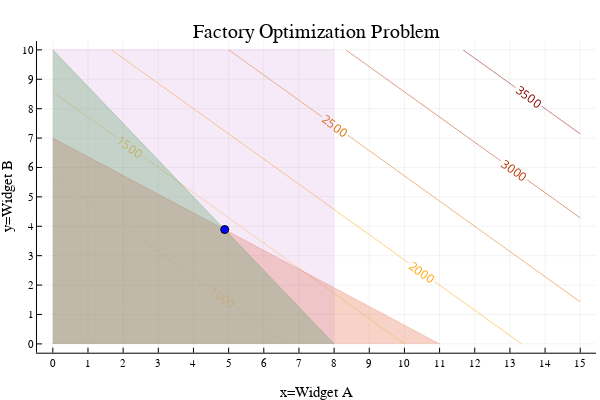

Notebook cell for this chart:
### Markdown cell above
We can now see the optimal solution to our simple factory optimization model is $(x^*, y^*) = (4.8889, 3.8889)$, just as we determined in the [Constrained Optimization notebook](Notebooks/Constrained-Optimization.ipynb) via linear algebra.

### Code cell
contour(a,b,(a,b)->f(a,b),nlevels=10, c=:heat, linewidth=10, colorbar = false, contour_labels = true)
title!("Factory Optimization Problem")
xaxis!("x=Widget A")
yaxis!("y=Widget B")
xticks!(0:maximum(a))
yticks!(0:maximum(b))
areaplot!(a[a.<=11], (77 .- 7*a[a.<=11])./11, legend=false, opacity=0.3)
areaplot!(a[a.<=8], (80 .- 10*a[a.<=8])./8, legend=false, opacity=0.3)
areaplot!(a[a.<=8], repeat([maximum(b)],length(a[a.<=8])), legend=false, opacity=0.15)
scatter!([value.(x)],[value.(y)], markercolor="blue")

### Figure 1 — Plotly figure (JSON) as saved in the notebook; plotly's stock layout.template omitted (floating-point values rounded to 4 significant figures; data arrays with more than 128 entries replaced by an {"elided": "..."} marker saying what was removed)
{"data": [{"colorbar": {"title": ""}, "colorscale": [[0, "rgba(255, 255, 224, 1.000)"], [0.5, "rgba(255, 165, 0, 1.000)"], [1, "rgba(139, 0, 0, 1.000)"]], "contours": {"coloring": "lines", "showlabels": true}, "hoverinfo": "none", "name": "y1", "ncontours": 12, "showlegend": false, "showscale": false, "type": "contour", "x": [0, 0.5, 1, 1.5, 2, 2.5, 3, 3.5, 4, 4.5, 5, 5.5, 6, 6.5, 7, 7.5, 8, 8.5, 9, 9.5, 10, 10.5, 11, 11.5, 12, 12.5, 13, 13.5, 14, 14.5, 15], "xaxis": "x", "y": [0, 0.5, 1, 1.5, 2, 2.5, 3, 3.5, 4, 4.5, 5, 5.5, 6, 6.5, 7, 7.5, 8, 8.5, 9, 9.5, 10], "yaxis": "y", "z": {"elided": "21x31 float values"}, "zmax": 4000, "zmin": 0}, {"colorbar": {"title": ""}, "fill": "tozeroy", "fillcolor": "rgba(227, 111, 71, 0.300)", "legendgroup": "y2", "line": {"color": "rgba(227, 111, 71, 0.300)", "dash": "solid", "shape": "linear", "width": 1}, "mode": "lines", "name": "y2", "showlegend": true, "type": "scatter", "x": [0, 0.5, 1, 1.5, 2, 2.5, 3, 3.5, 4, 4.5, 5, 5.5, 6, 6.5, 7, 7.5, 8, 8.5, 9, 9.5, 10, 10.5, 11], "xaxis": "x", "y": [7, 6.682, 6.364, 6.045, 5.727, 5.409, 5.091, 4.773, 4.455, 4.136, 3.818, 3.5, 3.182, 2.864, 2.545, 2.227, 1.909, 1.591, 1.273, 0.9545, 0.6364, 0.3182, 0], "yaxis": "y", "zmax": 4000, "zmin": 0}, {"colorbar": {"title": ""}, "fill": "tozeroy", "fillcolor": "rgba(62, 164, 78, 0.300)", "legendgroup": "y3", "line": {"color": "rgba(62, 164, 78, 0.300)", "dash": "solid", "shape": "linear", "width": 1}, "mode": "lines", "name": "y3", "showlegend": true, "type": "scatter", "x": [0, 0.5, 1, 1.5, 2, 2.5, 3, 3.5, 4, 4.5, 5, 5.5, 6, 6.5, 7, 7.5, 8], "xaxis": "x", "y": [10, 9.375, 8.75, 8.125, 7.5, 6.875, 6.25, 5.625, 5, 4.375, 3.75, 3.125, 2.5, 1.875, 1.25, 0.625, 0], "yaxis": "y", "zmax": 4000, "zmin": 0}, {"colorbar": {"title": ""}, "fill": "tozeroy", "fillcolor": "rgba(195, 113, 210, 0.150)", "legendgroup": "y4", "line": {"color": "rgba(195, 113, 210, 0.150)", "dash": "solid", "shape": "linear", "width": 1}, "mode": "lines", "name": "y4", "showlegend": true, "type": "scatter", "x": [0, 0.5, 1, 1.5, 2, 2.5, 3, 3.5, 4, 4.5, 5, 5.5, 6, 6.5, 7, 7.5, 8], "xaxis": "x", "y": [10, 10, 10, 10, 10, 10, 10, 10, 10, 10, 10, 10, 10, 10, 10, 10, 10], "yaxis": "y", "zmax": 4000, "zmin": 0}, {"colorbar": {"title": ""}, "legendgroup": "y5", "marker": {"color": "rgba(0, 0, 255, 1.000)", "line": {"color": "rgba(0, 0, 0, 1.000)", "width": 1}, "size": 8, "symbol": "circle"}, "mode": "markers", "name": "y5", "showlegend": true, "type": "scatter", "x": [4.889], "xaxis": "x", "y": [3.889], "yaxis": "y", "zmax": 4000, "zmin": 0}], "layout": {"annotations": [{"font": {"color": "rgba(0, 0, 0, 1.000)", "family": "sans-serif", "size": 20}, "rotation": 0, "showarrow": false, "text": "Factory Optimization Problem", "x": 0.5275, "xanchor": "center", "xref": "paper", "y": 1, "yanchor": "top", "yref": "paper"}], "height": 400, "margin": {"b": 20, "l": 0, "r": 0, "t": 20}, "paper_bgcolor": "rgba(255, 255, 255, 1.000)", "plot_bgcolor": "rgba(255, 255, 255, 1.000)", "showlegend": false, "width": 600, "xaxis": {"anchor": "y", "domain": [0.06165, 0.9934], "gridcolor": "rgba(0, 0, 0, 0.100)", "gridwidth": 0.5, "linecolor": "rgba(0, 0, 0, 1.000)", "mirror": false, "range": [-0.45, 15.45], "showgrid": true, "showline": true, "showticklabels": true, "tickangle": 0, "tickcolor": "rgb(0, 0, 0)", "tickfont": {"color": "rgba(0, 0, 0, 1.000)", "family": "sans-serif", "size": 11}, "tickmode": "array", "ticks": "inside", "ticktext": ["0", "1", "2", "3", "4", "5", "6", "7", "8", "9", "10", "11", "12", "13", "14", "15"], "tickvals": [0, 1, 2, 3, 4, 5, 6, 7, 8, 9, 10, 11, 12, 13, 14, 15], "title": "x=Widget A", "titlefont": {"color": "rgba(0, 0, 0, 1.000)", "family": "sans-serif", "size": 15}, "type": "-", "visible": true, "zeroline": false, "zerolinecolor": "rgba(0, 0, 0, 1.000)"}, "yaxis": {"anchor": "x", "domain": [0.07581, 0.9415], "gridcolor": "rgba(0, 0, 0, 0.100)", "gridwidth": 0.5, "linecolor": "rgba(0, 0, 0, 1.000)", "mirror": false, "range": [-0.3, 10.3], "showgrid": true, "showline": true, "showticklabels": true, "tickangle": 0, "tickcolor": "rgb(0, 0, 0)", "tickfont": {"color": "rgba(0, 0, 0, 1.000)", "family": "sans-serif", "size": 11}, "tickmode": "array", "ticks": "inside", "ticktext": ["0", "1", "2", "3", "4", "5", "6", "7", "8", "9", "10"], "tickvals": [0, 1, 2, 3, 4, 5, 6, 7, 8, 9, 10], "title": "y=Widget B", "titlefont": {"color": "rgba(0, 0, 0, 1.000)", "family": "sans-serif", "size": 15}, "type": "-", "visible": true, "zeroline": false, "zerolinecolor": "rgba(0, 0, 0, 1.000)"}}}
